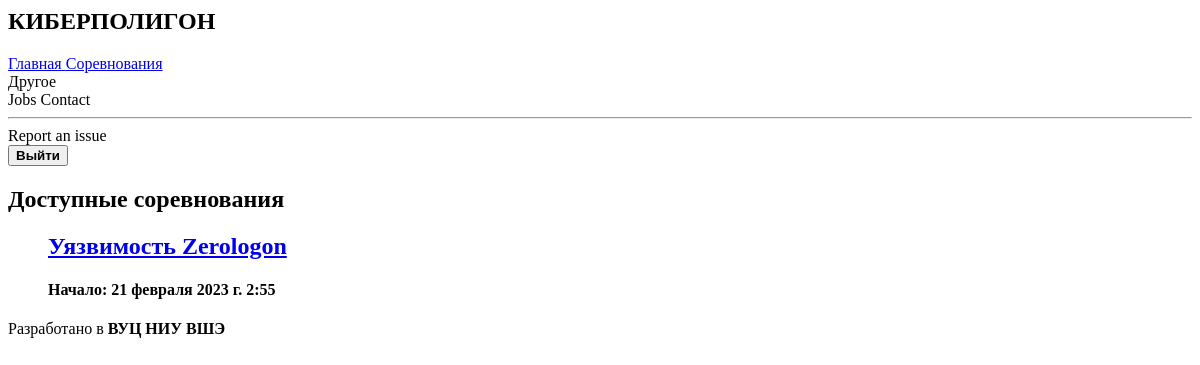
The app's page /cyberpolygon/competitions/ (signed in), older data.
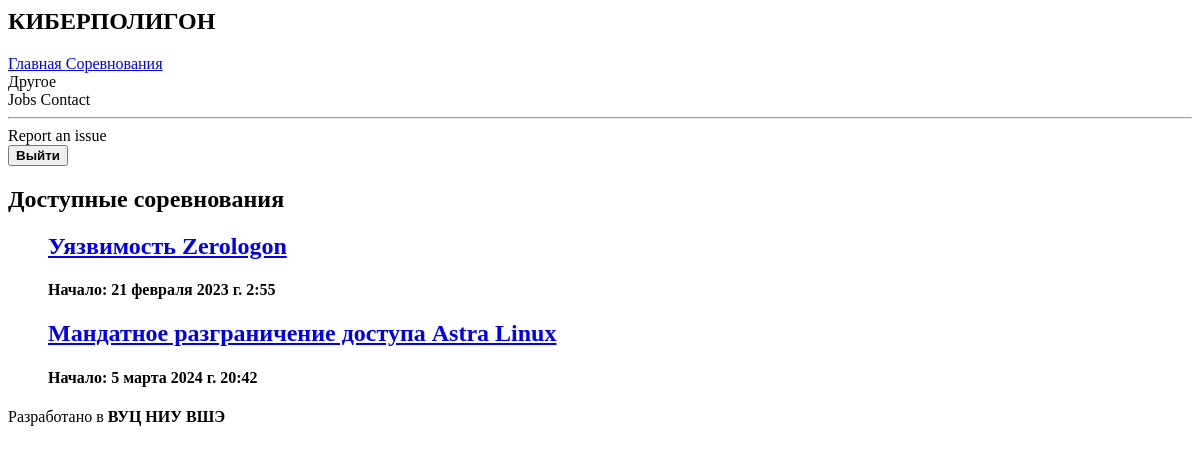
The same page, newer data.
### interface/models.py (models this page shows, shortened)
class Competition(models.Model):
    slug = models.SlugField('Название в адресной строке', unique=True)
    start = models.DateTimeField("Начало")
    finish = models.DateTimeField("Конец")
    lab = models.ForeignKey(Lab,
                                related_name="competitions",
                                on_delete=models.CASCADE,
                                verbose_name="Лабораторная работа",
                                null=True)
    platoons = models.ManyToManyField(Platoon)
    class Meta:
        verbose_name = 'Соревнование'
        verbose_name_plural = 'Соревнования'

class Lab(models.Model):
    name = models.CharField('Имя', max_length=255, primary_key=True)
    description = models.TextField('Описание')
    answer_flag = models.CharField('Ответный флаг', max_length=1024, blank=True,null=True)
    slug = models.SlugField('Название в адресной строке', unique=True)
    class Meta:
        verbose_name = 'Лабораторная работа'
        verbose_name_plural = 'Лабораторные работы'

### interface/views.py (the view)
# urls.py: path("competitions/", CompetitionListView.as_view(), name="competition-list"),
class CompetitionListView(ListView):
    model = Competition
    def get_queryset(self):
        queryset = []
        if self.request.user.is_authenticated:
            queryset = Competition.objects.all()
            if not self.request.user.is_staff:
                queryset = queryset.filter(platoons__in=[self.request.user.platoon])
            queryset.order_by("start")
        return queryset

### templates/interface/competition_list.html
{% extends 'interface/base.html' %}
{% block content %}
<div class="block">
<h1 class="title is-1">Доступные соревнования</h1>
<ul>
{% for comp in object_list %}
    <div class="box">
        <h2 class="title is-3 is-link"><a href="{% url 'interface:competition-list' %}{{ comp.slug }}">{{ comp.lab.name }}</a></h2>
        <h4 class="subtitle is-5">Начало: {{ comp.start }}</h4>
    </div>
{% empty %}
    <li>Доступных соревнований нет.</li>
{% endfor %}
</ul>
</div>
{% endblock %}

Row changes from the older to the newer data that the page shows:
added Competition: lab.name "Мандатное разграничение доступа Astra Linux", start "5 марта 2024 г. 20:42"
